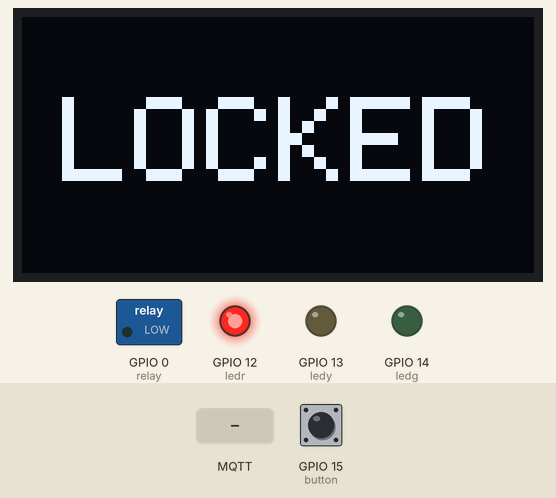
A sketch run on a simulated ESP8266 (NodeMCU). On the bench: 128×64 one-colour display, switched loads named in the sketch (green lamp = pin HIGH), output pins drawn as LEDs (lit = HIGH). The inputs (shaded band) are chosen by the test bench; at power-on: GPIO 15 (button) LOW. WiFi joins after 1.5 s; servers stay silent unless stated; no MQTT or app messages arrive unless stated; what the sketch prints to the serial monitor is not drawn.

Above: at 4.9 s.
5.0 s: MQTT message "1" arrives on the first subscribed topic
At 6.3 s:
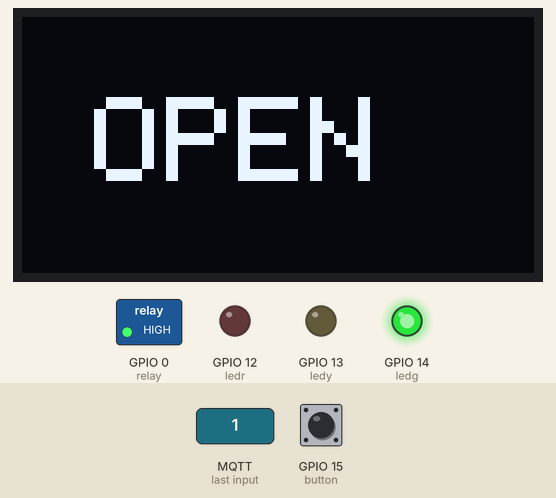
8.0 s: GPIO 15 (button) pulled HIGH for 3.2 s
12.7 s: MQTT message "0" arrives on the first subscribed topic
At 15.11 s:
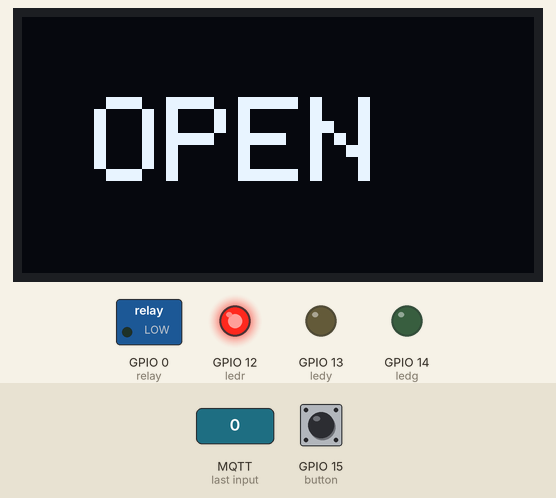
15.7 s: GPIO 15 (button) pulled HIGH for 0.15 s
At 17.1 s:
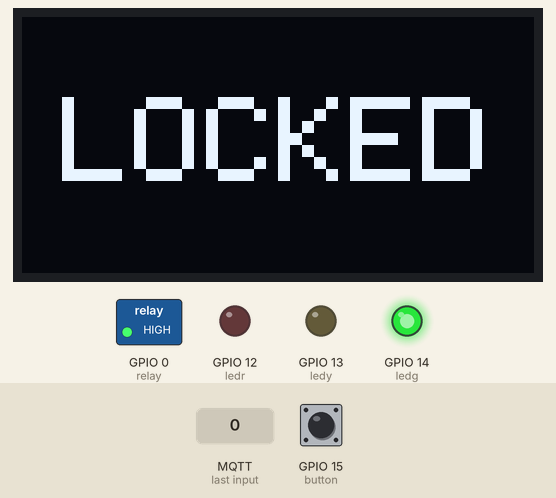
18.8 s: MQTT message "2" arrives on the first subscribed topic
Timing chart, 0 to 22.2 s (numbered marks = the images above; inputs shaded):
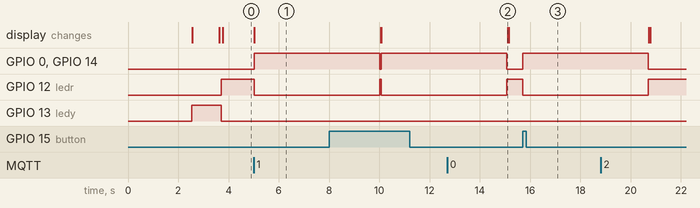

Measured:
- after the input at 5.0 s, GPIO 0 (relay), GPIO 14 (ledg): LOW → HIGH at once; GPIO 12 (ledr): HIGH → LOW at once; the display: changes at once (image 1)
- after the input at 12.7 s, the display: changes after 2.4 s (image 2)
- after the input at 15.7 s, GPIO 0 (relay), GPIO 14 (ledg): LOW → HIGH at once; GPIO 12 (ledr): HIGH → LOW at once

The sketch:

MQTT.ino
```cpp
#include <ESP8266WiFi.h>
#include <PubSubClient.h>
#include <Wire.h>
#include <Adafruit_GFX.h>
#include <Adafruit_SSD1306.h>

const int relay = 0;
const int ledr = 12; //red led
const int ledy = 13; //yellow led
const int ledg = 14; //green led
const int button = 15;
int bstate = 0; //button state

#define SCREEN_WIDTH 128 // OLED display width, in pixels
#define SCREEN_HEIGHT 64 // OLED display height, in pixels

Adafruit_SSD1306 display(SCREEN_WIDTH, SCREEN_HEIGHT, &Wire, -1);

// WiFi
const char *ssid = "J71"; // Enter your WiFi name
const char *password = "orchard@1234-1";  // Enter WiFi password

// MQTT Broker
const char *mqtt_broker = "broker.emqx.io";
const char *topic = "project/door";
const char *mqtt_username = "emqx";
const char *mqtt_password = "public";
const int mqtt_port = 1883;

WiFiClient espClient;
PubSubClient client(espClient);


void setup() {
  //Set software serial baud to 115200;
  Serial.begin(115200);
  pinMode(relay , OUTPUT);
  pinMode(ledr , OUTPUT);
  pinMode(ledy , OUTPUT);
  pinMode(ledg , OUTPUT);
  pinMode(button , INPUT);
  digitalWrite(relay , LOW);

  if(!display.begin(SSD1306_SWITCHCAPVCC, 0x3C)) { // Address 0x3D for 128x64
    Serial.println(F("SSD1306 allocation failed"));
    for(;;);
  }
  delay(2000);
  display.clearDisplay();

//connecting to a WiFi network
  wificonnect();
}


void callback(char *topic, byte *payload, unsigned int length)
{
  display.clearDisplay();
  Serial.print("Message arrived in topic: ");
  Serial.println(topic);
  Serial.print("Message:");
  for (int i = 0; i < length; i++) {
      Serial.print((char) payload[i]);
  }
  display.clearDisplay();
  display.setTextSize(3);
  display.setCursor(0, 20);
  display.print(" OPEN");
  display.display();
  display.clearDisplay();

  if((char)payload[0] == '1')
  {
    Serial.println("1");
    digitalWrite(relay , HIGH);
    digitalWrite(ledg , HIGH);
    digitalWrite(ledr , LOW);
    delay(5000);
    digitalWrite(relay , LOW);
    digitalWrite(ledg , LOW);
    digitalWrite(ledr , HIGH);
  }
  else
  {
    Serial.print("Test Input");
  }

  Serial.println();
  Serial.println("-----------------------");

  display.display();
  display.clearDisplay();
  display.setTextSize(3);
  display.setCursor(10, 20);
  display.println("LOCKED");
  display.display();
}


void loop()
{
  // Reading button state to instant open the door
  bstate = digitalRead(button);

  if(bstate == HIGH)
  {
    Serial.println("button");
    digitalWrite(relay , HIGH);
    digitalWrite(ledg , HIGH);
    digitalWrite(ledr , LOW);
    delay(5000);
    digitalWrite(relay , LOW);
    digitalWrite(ledg , LOW);
    digitalWrite(ledr , HIGH);
  }
  else
  {
    client.loop();
  }

  // Try to connect to wifi for read value
  if (WiFi.status() != WL_CONNECTED)
  {
    wificonnect();
  }
  else
  {
    client.loop();
  }

  // If Connect , then try to connect to MQTT Server
  if (!client.connected())
  {
    mqtt();
  }
  else
  {
    client.loop();
  }
}


// Connect to wifi function
void wificonnect()
{
  WiFi.begin(ssid, password);
  while (WiFi.status() != WL_CONNECTED)
  {
    delay(500);
    Serial.println("Connecting to WiFi..");
    digitalWrite(ledr , LOW);
    digitalWrite(ledy , HIGH);
    digitalWrite(ledg , LOW);
    display.setTextSize(2);
    display.setTextColor(WHITE);
    display.setCursor(0, 20);
    display.println("Connecting....");
    display.display();
  }
  Serial.println("Connected to the WiFi network");
  digitalWrite(ledy , LOW);
  digitalWrite(ledg , LOW);
  digitalWrite(ledr , HIGH);
  mqtt();
}


// Connect to MQTT Server
void mqtt()
{
  //connecting to a mqtt broker
  client.setServer(mqtt_broker, mqtt_port);
  client.setCallback(callback);
  while (!client.connected())
  {
    digitalWrite(ledr , LOW);
    digitalWrite(ledy , HIGH);
    digitalWrite(ledg , LOW);
    display.clearDisplay();
    display.display();
    display.setTextSize(2);
    display.setTextColor(WHITE);
    display.setCursor(0, 20);
    display.println("Reconnecting..");
    display.display();
    String client_id = "esp8266-clientmain-";
    client_id += String(WiFi.macAddress());
    Serial.printf("The client %s connects to the public mqtt broker\n", client_id.c_str());
    if (client.connect(client_id.c_str(), mqtt_username, mqtt_password))
    {
      Serial.println("Public emqx mqtt broker connected");
    }
    else
    {
      Serial.print("failed with state ");
      Serial.print(client.state());
      delay(2000);
    }
  }
  digitalWrite(ledr , HIGH);
  digitalWrite(ledy , LOW);
  digitalWrite(ledg , LOW);
  display.clearDisplay();
  display.display();
  display.setTextSize(3);
  display.setTextColor(WHITE);
  display.setCursor(10, 20);
  display.print("LOCKED");
  display.display();

  //publish and subscribe
  //client.publish(topic, "test");
  client.subscribe(topic);
}
```
